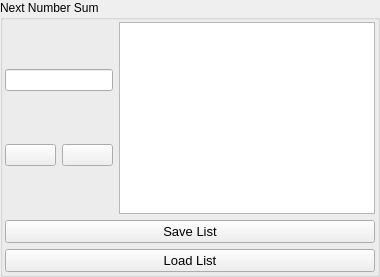
         <widget class="QGroupBox" name="groupBox_18">
          <property name="title">
           <string>Next Number Sum</string>
          </property>
          <layout class="QVBoxLayout" name="verticalLayout_40">
           <property name="leftMargin">
            <number>2</number>
           </property>
           <property name="topMargin">
            <number>2</number>
           </property>
           <property name="rightMargin">
            <number>2</number>
           </property>
           <property name="bottomMargin">
            <number>2</number>
           </property>
           <item>
            <layout class="QVBoxLayout" name="verticalLayout_41">
             <item>
              <layout class="QHBoxLayout" name="horizontalLayout_36">
               <item>
                <layout class="QVBoxLayout" name="verticalLayout_42">
                 <item>
                  <widget class="QLineEdit" name="input36"/>
                 </item>
                 <item>
                  <layout class="QHBoxLayout" name="horizontalLayout_37">
                   <item>
                    <widget class="QPushButton" name="plusBtn36">
                     <property name="text">
                      <string/>
                     </property>
                     <property name="icon">
                      <iconset>
                       <normaloff>assets/plus.png</normaloff>assets/plus.png</iconset>
                     </property>
                    </widget>
                   </item>
                   <item>
                    <widget class="QPushButton" name="deleteBtn36">
                     <property name="text">
                      <string/>
                     </property>
                     <property name="icon">
                      <iconset>
                       <normaloff>assets/delete.png</normaloff>assets/delete.png</iconset>
                     </property>
                    </widget>
                   </item>
                  </layout>
                 </item>
                </layout>
               </item>
               <item>
                <widget class="QListWidget" name="list36"/>
               </item>
              </layout>
             </item>
             <item>
              <widget class="QPushButton" name="saveBtn36">
               <property name="font">
                <font>
                 <pointsize>10</pointsize>
                </font>
               </property>
               <property name="text">
                <string>Save List</string>
               </property>
              </widget>
             </item>
             <item>
              <widget class="QPushButton" name="loadBtn36">
               <property name="font">
                <font>
                 <pointsize>10</pointsize>
                </font>
               </property>
               <property name="text">
                <string>Load List</string>
               </property>
              </widget>
             </item>
            </layout>
           </item>
          </layout>
         </widget>
